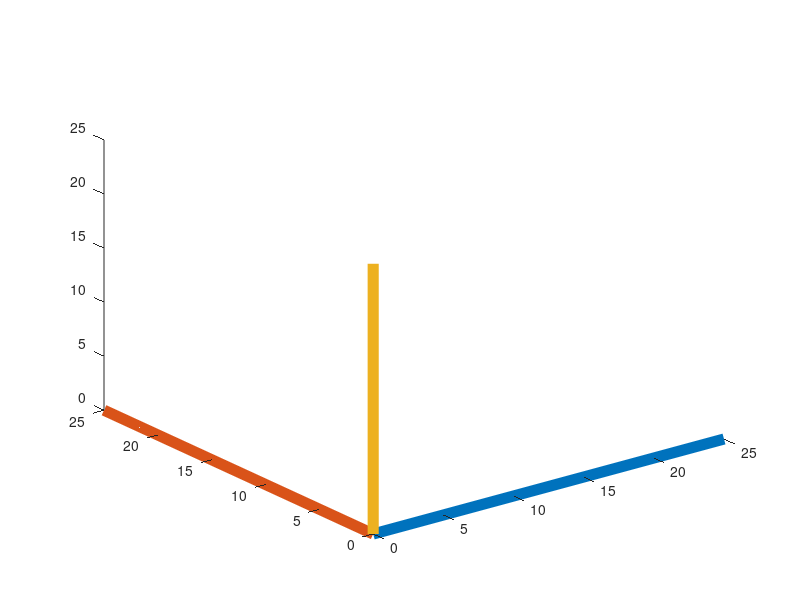

Reproduce this figure in MATLAB. (Note: this script raises an error after producing the figure.)
clear all
close all
clc



%Sistema de referencia
s=25;
x=[0 0 0;1 0 0];
y=[0 0 0;0 1 0];
z=[0 0 0;0 0 1];
plot3 (s*x,s*y,s*z,"linewidth",8);

%Rotacion silla
thx=deg2rad(90);
rotx=[1 0 0
      0 cos(thx) -sin(thx)
      0 sin(thx) cos(thx)];

%Cubo
%vert = [0 0 0;1 0 0;1 1 0;0 1 0;0 0 1;1 0 1;1 1 1;0 1 1]';
%fac = [1 2 6 5;2 3 7 6;3 4 8 7;4 1 5 8;1 2 3 4;5 6 7 8];

%Figura stl
[vert,fac]=readstlascii("Silla.stl");
vert=rotx*vert;

vert(4,:)=1;

%calcular normales
for i=1:length(fac(:,1))
  a1=vert(1:3, fac(i,1));
  a2=vert(1:3, fac(i,2));
  a3=vert(1:3, fac(i,3));
  n(1:3,i)=cross(a2-a1,a3-a2);
  n(1:3,i)=n(1:3,i)/norm(n(1:3,i));
end
%... CODIGO


%Sombra
d=[1 2 2]';
d=d/norm(d);
na=[0 0 1]';
va=[0 0 0]';
Pr=[eye(3)-(d*(na')/((na')*d)) ((na')*va/((na')*d))*d;zeros(1,3) 1];
sombra=Pr*vert;
p=patch('Vertices',sombra(1:3,:)','Faces',fac,...
      'FaceVertexCData',[0.3 0.3 0.3],'FaceColor','flat','EdgeColor','none');

ka=0.3;
c=[1 1 1];
Oc=[0.8 0.6 1];

%Luz Ambiente
Ca=ka*(c.*Oc);

axis equal
view(3);

%... CODIGO


%Luz difusa
kd=0.6;
for i=1:length(fac(:,1))
  Cd(i,:)=kd*(c.*Oc)*(n(:,i)'*d);
  if(Cd(i,1)<0)
    Cd(i,1)=0;
  end
  if(Cd(i,2)<0)
    Cd(i,2)=0;
  end
  if(Cd(i,3)<0)
    Cd(i,3)=0;
  end
  Cd(i,:)=Cd(i,:)+Ca;
end

p2=patch('Vertices',vert(1:3,:)','Faces',fac,...
     'FaceVertexCData',Cd,'FaceColor','flat','EdgeColor','none');

axis equal
view(3);

%... CODIGO


%Luz especular

ke=0.0;
for i=1:length(fac(:,1))
  r=2*(n(:,i)'*d)*n(:,i)-d;
  Ce(i,:)=ke*(c.*Oc)*(n(:,i)'*r)^3;
  if(Ce(i,1)<0)
    Ce(i,1)=0;
  end
  if(Ce(i,2)<0)
    Ce(i,2)=0;
  end
  if(Ce(i,3)<0)
    Ce(i,3)=0;
  end
  Ce(i,:)=Ce(i,:)+Cd(i,:);
end
figure(2);
p3=patch('Vertices',vert(1:3,:)','Faces',fac,...
      'FaceVertexCData',Ce,'FaceColor','interp','EdgeColor','none');

axis equal
view(3);


%... CODIGO

      
